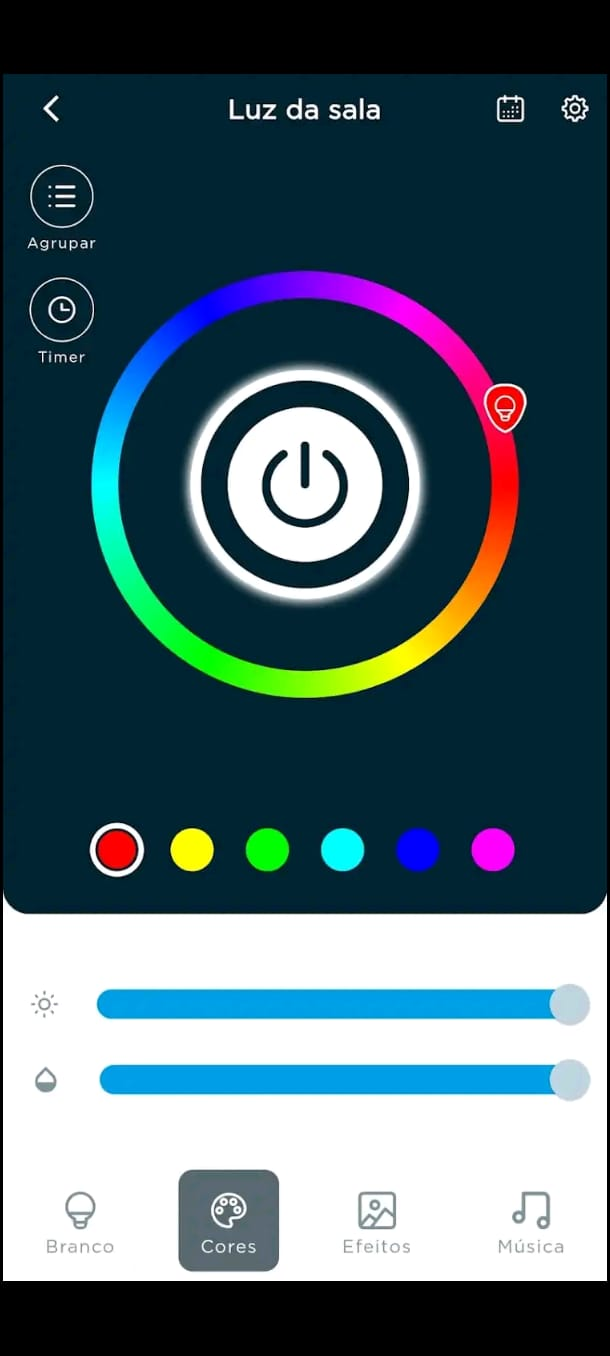
#> input picture Ligthning Control.jpeg, 610 x 1356 px
$ python Test.py
#> lines starting #> are read from the running program, lines starting #| are printed output that depends on the picture; after the words box and inside, x2 and y2 are one past the last pixel; in counts of white or black regions, pixels touching at a corner belong together
import cv2
import numpy as np
import os

# 1. Carregar a imagem
image = cv2.imread('Ligthning Control.jpeg')
#> image is the input picture: shape (1356, 610, 3); mean B, G, R 107.3, 97.8, 74.1
output = image.copy()

# 2. Converter para escala de cinza (essencial para HoughCircles)
gray = cv2.cvtColor(image, cv2.COLOR_BGR2GRAY)
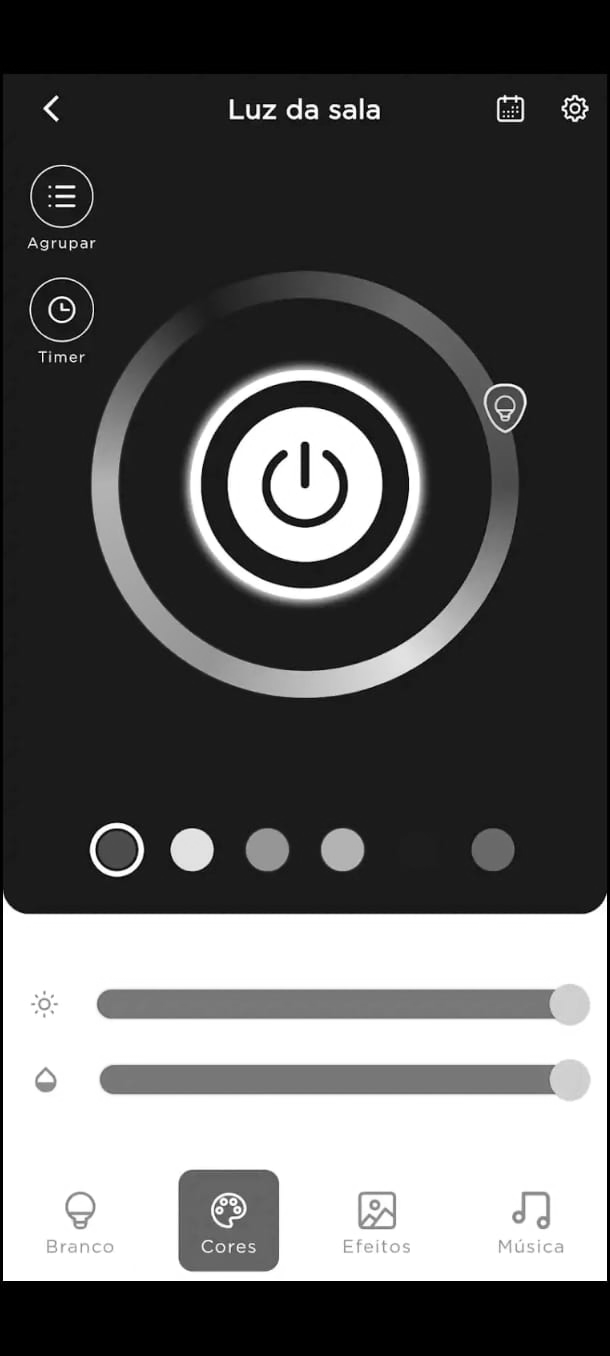
#> gray: shape (1356, 610); min 0, max 255, mean 91.8

# 3. Aplicar suavização (Blur) para reduzir ruído e evitar falsos círculos
gray_blurred = cv2.medianBlur(gray, 5)

# 4. Detectar círculos usando HoughCircles
circles = cv2.HoughCircles(
    gray_blurred,
    cv2.HOUGH_GRADIENT,
    dp=1,
    minDist=50,  # Distância mínima entre os centros dos círculos
    param1=50,  # Limite superior do detector de bordas Canny
    param2=30,  # Limite do acumulador (menor = mais círculos falsos)
    minRadius=10,  # Raio mínimo
    maxRadius=100  # Raio máximo
)
#> circles = 15 rows, first 8: [303.5, 484.5, 76.4], [61.5, 309.5, 30], [61.5, 195.5, 29.7], [116.5, 849.5, 21.8], [492.5, 849.5, 21.8], [191.5, 849.5, 21.8], [267.5, 849.5, 21.3], [342.5, 849.5, 21.1]

# 5. Desenhar os círculos detectados
if circles is not None:
    # Converter coordenadas e raio para inteiros
    circles = np.round(circles[0, :]).astype("int")
#> circles = 15 rows, first 8: [304, 484, 76], [62, 310, 30], [62, 196, 30], [116, 850, 22], [492, 850, 22], [192, 850, 22], [268, 850, 21], [342, 850, 21]

    for (x, y, r) in circles:
        # Desenhar o contorno do círculo
        cv2.circle(output, (x, y), r, (0, 255, 0), 4)
        # Desenhar o centro do círculo
        cv2.circle(output, (x, y), 2, (0, 128, 255), 3)
#> this loop made 15 passes
#> (x, y, r) on passes 1 to 12: (304, 484, 76), (62, 310, 30), (62, 196, 30), (116, 850, 22), (492, 850, 22), (192, 850, 22), (268, 850, 21), (342, 850, 21), (570, 1004, 20), (570, 1078, 20), (506, 406, 21), (80, 1206, 15)
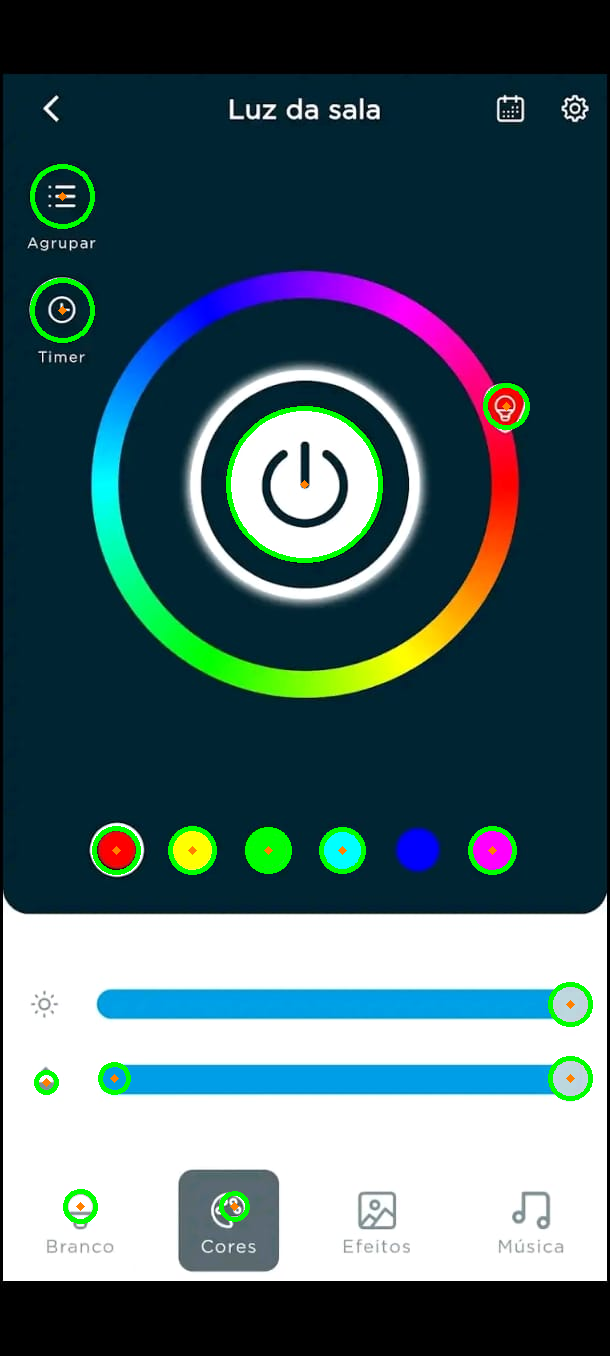
#> output: shape (1356, 610, 3); 1.43% of pixels changed, all inside (x1, y1, x2, y2) = (30, 164, 593, 1224)

# 6. Mostrar resultado
cv2.imshow("Circulos Detectados", output)
cv2.waitKey(0)
cv2.destroyAllWindows()
